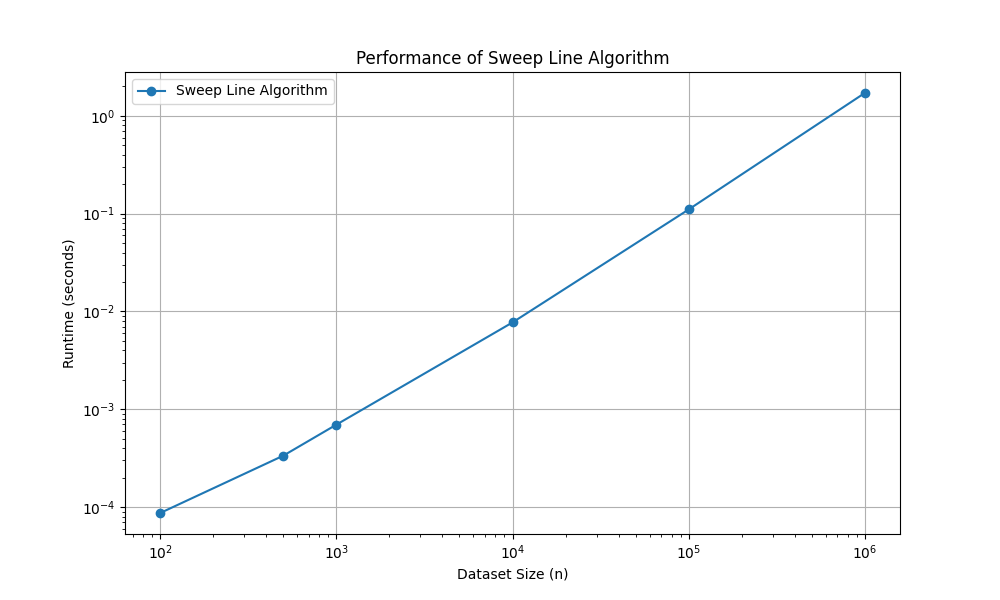

Generate this figure with Python:
import random
import math
import time
import matplotlib.pyplot as plt
import bisect


# Generate random 2D points
def generate_points(n, range_min=0, range_max=1000000):
    points = set()
    while len(points) < n:
        x = random.uniform(range_min, range_max)
        y = random.uniform(range_min, range_max)
        points.add((x, y))
    return list(points)


def euclidean_distance(p1, p2):
    return math.sqrt((p1[0] - p2[0]) ** 2 + (p1[1] - p2[1]) ** 2)


def closest_pair_sweep_line(points):
    #sort by x first
    points.sort(key=lambda x: x[0])

    # active set (sorted by y-coordinate)
    active_set = []
    min_distance = float('inf')
    closest_pair = None

    for i, point in enumerate(points):
        # Remov points from the active set that are too far along x
        while active_set and (point[0] - active_set[0][0] > min_distance):
            active_set.pop(0)

        bisect.insort(active_set, point)

        for j in range(len(active_set) - 1, -1, -1):
            if abs(active_set[j][1] - point[1]) >= min_distance:
                break
            if active_set[j] != point:
                distance = euclidean_distance(point, active_set[j])
                if distance < min_distance:
                    min_distance = distance
                    closest_pair = (point, active_set[j])

    return min_distance, closest_pair

def main():
    dataset_sizes = [100, 500, 1000, 10000, 100000, 1000000]  # Increasing dataset sizes
    runtimes = []

    for n in dataset_sizes:
        points = generate_points(n)

        start_time = time.time()
        min_distance, closest_pair = closest_pair_sweep_line(points)
        end_time = time.time()

        runtime = end_time - start_time
        runtimes.append(runtime)

        print(f"Dataset Size: {n}")
        print(f"Closest Pair: {closest_pair}")
        print(f"Minimum Distance: {min_distance:.6f}")
        print(f"Runtime: {runtime:.6f} seconds\n")

    plt.figure(figsize=(10, 6))
    plt.plot(dataset_sizes, runtimes, marker='o', label='Sweep Line Algorithm')
    plt.xlabel("Dataset Size (n)")
    plt.ylabel("Runtime (seconds)")
    plt.title("Performance of Sweep Line Algorithm")
    plt.xscale('log')
    plt.yscale('log')
    plt.grid()
    plt.legend()
    plt.savefig('bonus_02.png')

    # Theoretical complexity comparison
    print("Theoretical Complexity: O(n log n)")
    print("Experimental Runtimes:", runtimes)


if __name__ == "__main__":
    main()
